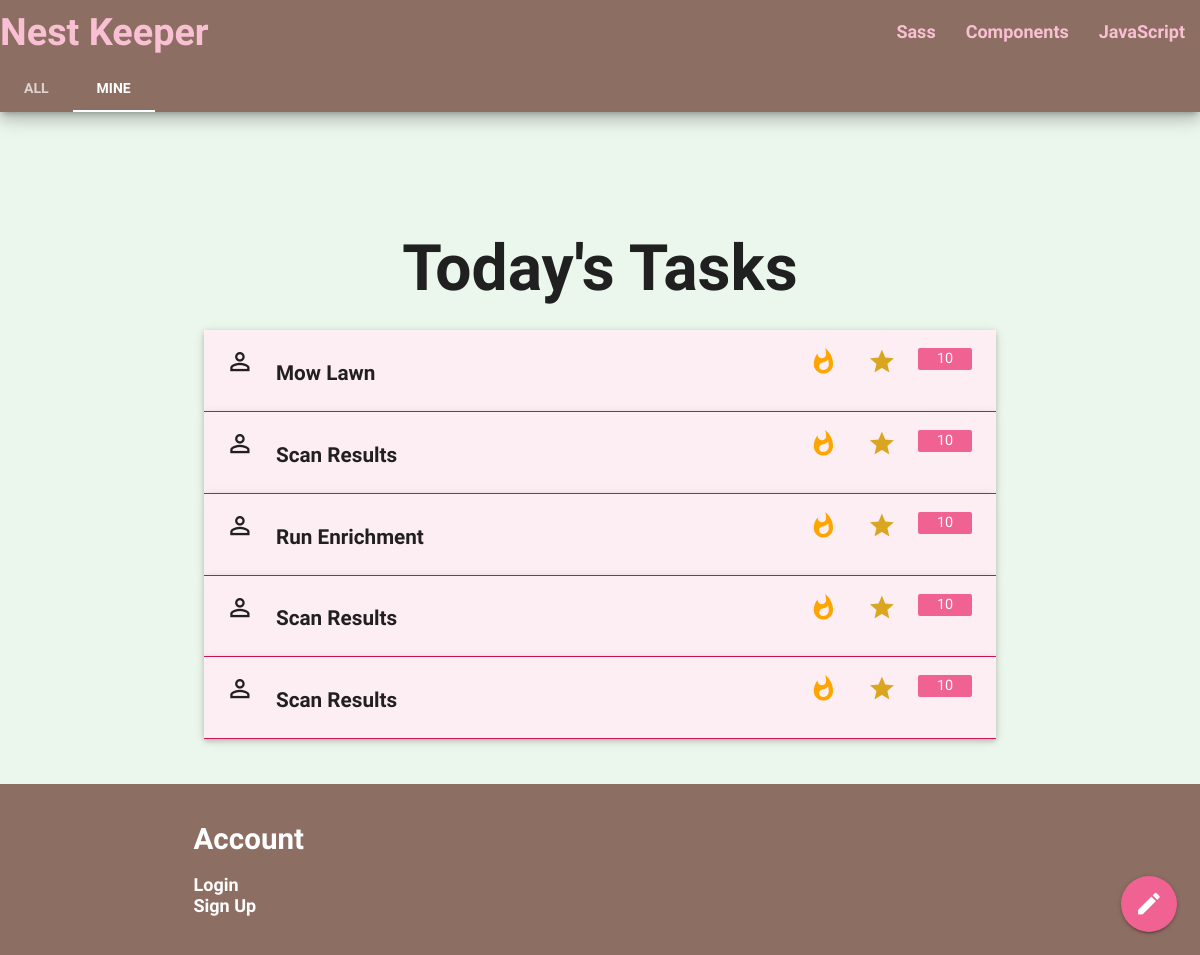
Before: /t/ with the older database file.
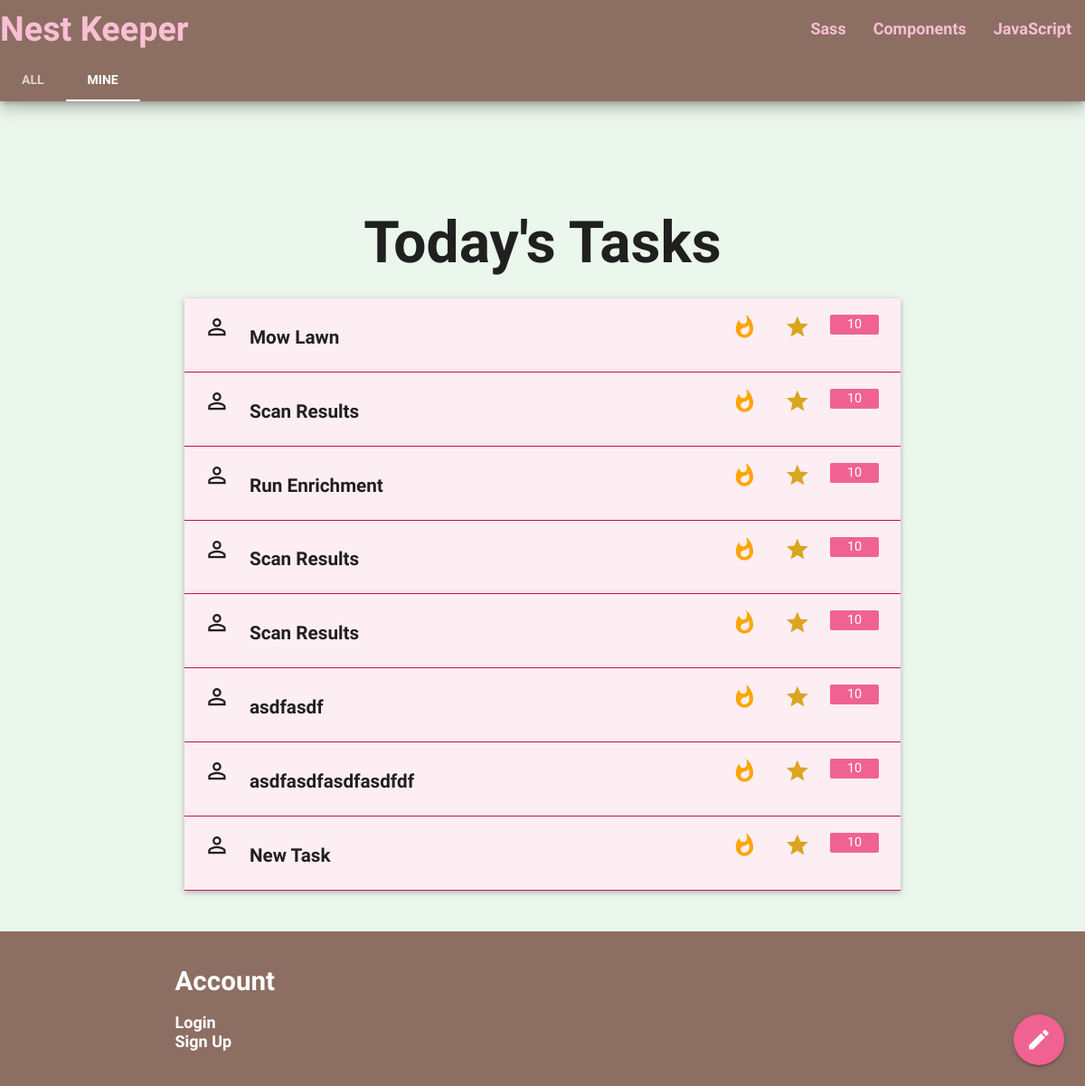
After: the same page with the newer database file.
### planner/models.py (models this page shows, shortened)
class Task(models.Model):
    title = models.CharField(max_length=100)
    details =  models.CharField(max_length=200)
    points = models.IntegerField(default=10)
    asignee = models.ForeignKey(Person, null=True, blank=True, on_delete=models.SET_NULL)
    schedule = models.ForeignKey(Schedule, null=True, blank=True, on_delete=models.SET_NULL)
    last_completed = models.DateTimeField('last completed')
    wait_days = models.IntegerField(default=1) # 1-->daily

### planner/views.py (the view)
# urls.py: path('t/', views.tasks_page, name='task_list'),
def tasks_page(request):
    context = {
            'form': TaskForm(),
            'task_list': Task.objects.all(),
            "big_word": "Big Word",
        }
    return render( request, 'planner/tasks.html', context)

### planner/templates/planner/tasks.html (shortened to what this page needs)
{% extends "planner/base.html" %}
{% block content %}
<h2 class="center">Today's Tasks</h2>
<div class="fixed-action-btn">
    <a class="btn-floating btn-large">
        <i class="large material-icons">mode_edit</i>
    </a>
</div>
<ul class="collapsible popout">
    {% for task in task_list %}
    <li>
        <div class="collapsible-header ">
                <i class="material-icons Large">person_outline</i>
                <h6>{{task.title}}</h6>
            <span class="badge">
                <i style="color: orange" class="material-icons">whatshot</i>
                <i style="color: goldenrod" class="material-icons small">star</i><span class="new badge" data-badge-caption="{{task.points}}"></span>
            </span>
        </div>
    </li>
    {% endfor %}
</ul>
{% endblock %}

Changed rows visible on the page:
added Task: title "asdfasdf", points 10 (drawn)
added Task: title "asdfasdfasdfasdfdf", points 10 (drawn)
added Task: title "New Task", points 10 (drawn)
